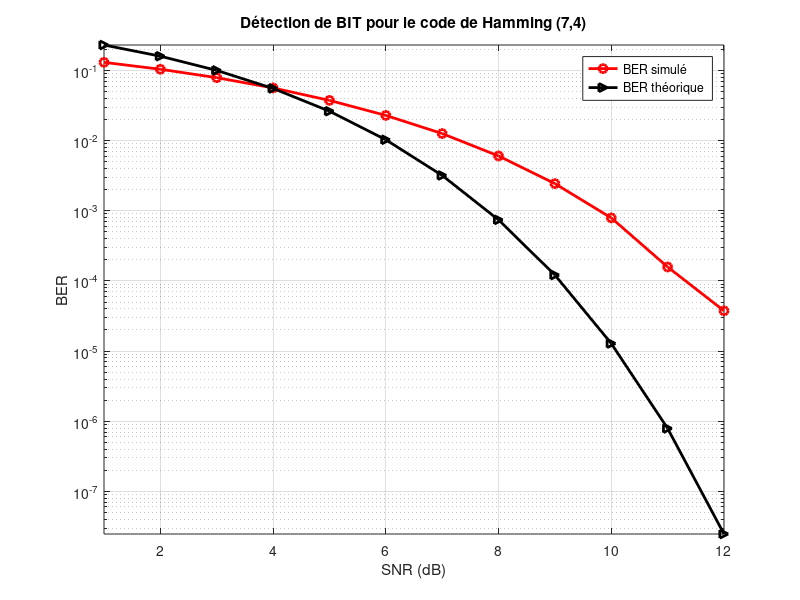

Source code (MATLAB):
close all;
clear all;
clc;

SNRdB = 1:1:12;                           % SNR en dB
SNR = 10.^(SNRdB./10);                     % SNR à l'échelle linéaire
info_word_length = 100000;                 % Nombre de mots d'information
n = 7; 
k = 4;                                     % Paramètres du code de Hamming
num_trials = 4;                            % Nombre d'essais Monte Carlo
ber = zeros(length(SNR), 1);               % BER simulé

info_word = floor(2 * rand(k, info_word_length, num_trials));  % Génération de bits d'information aléatoires
code_bit5 = xor(info_word(1,:,:), xor(info_word(2,:,:), info_word(3,:,:)));   % Premier bit de parité
code_bit6 = xor(info_word(1,:,:), xor(info_word(3,:,:), info_word(4,:,:)));   % Deuxième bit de parité
code_bit7 = xor(info_word(1,:,:), xor(info_word(2,:,:), info_word(4,:,:)));   % Troisième bit de parité
code_word = [info_word; code_bit5; code_bit6; code_bit7];       % Mot d'information codé avec bits de parité
code_word(code_word == 0) = -1;              % Conversion des bits 0 en -1

H = [1 1 1;
     1 1 0; 
     1 0 1; 
     0 1 1; 
     1 0 0; 
     0 1 0; 
     0 0 1];     % Matrice de vérification de parité
C = de2bi((0:2^(k)-1));                       % Tous les bits de longueur k (stockés dans la matrice de mots de code valides 'C')
C(1:16,5) = xor(C(:,1),xor(C(:,2),C(:,3)));   % Premier bit de parité
C(1:16,6) = xor(C(:,1),xor(C(:,3),C(:,4)));   % Deuxième bit de parité
C(1:16,7) = xor(C(:,1),xor(C(:,2),C(:,4)));   % Troisième bit de parité

for t = 1:num_trials
    decoded_bit = zeros(n, info_word_length);             % Sortie de décodage HARD   
    
    for i = 1:length(SNR)
        y = (sqrt(SNR(i)) * code_word(:,:,t)) + randn(n, info_word_length);     % Codes reçus

        % Détection de BIT (Hard)
        decoded_bit(y > 0) = 1;                    % Tous les bits reçus positifs convertis en 1
        decoded_bit(y < 0) = 0;                    % Tous les bits reçus négatifs convertis en 0

        ber(i) = ber(i) + length(find(decoded_bit(1:4,:) ~= info_word(:,:,t)));     % BER dans la détection de BIT
    end
end

ber = ber / (k * info_word_length * num_trials);
semilogy(SNRdB, ber, 'r-o', 'linewidth', 2.0)    % BER simulé dans le décodage HARD
hold on;
p = qfunc(sqrt(SNR));
BER_H = zeros(1, length(SNR));
for j = 2:n
    BER_H = BER_H + nchoosek(n, j) * (p.^j) .* ((1 - p).^(n - j));
end

semilogy(SNRdB, BER_H, 'k->', 'linewidth', 2.0);         % BER théorique dans le décodage HARD
hold on;
title('Détection de BIT pour le code de Hamming (7,4)');
xlabel('SNR (dB)');
ylabel('BER');
legend('BER simulé ', 'BER théorique ');
axis tight
grid on
